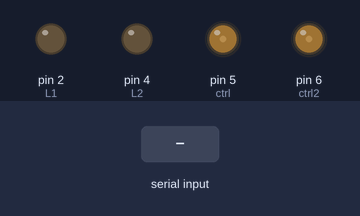
A sketch run on a simulated Arduino Uno, built with avr-gcc and run on an emulated ATmega328P. Shown: output pins drawn as LEDs (lit = HIGH). The test bench sets the inputs (shaded band). Pins used as bus, display or sensor lines are not drawn.

Above: at 1.2 s.
1.3 s: "8" received over Serial
At 2.1 s:
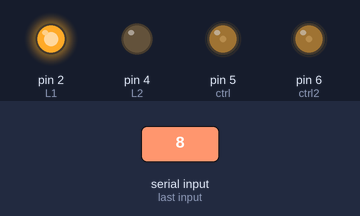
2.8 s: "4" received over Serial
At 3.3 s:
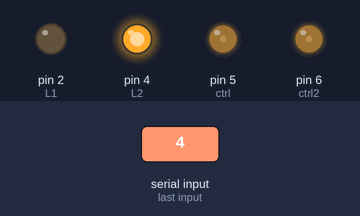
4.3 s: "7" received over Serial
At 5.5 s:
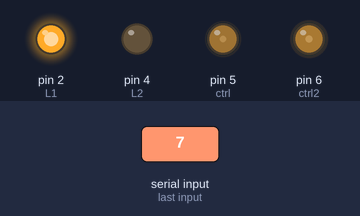
5.8 s: "9" received over Serial
At 6.7 s:
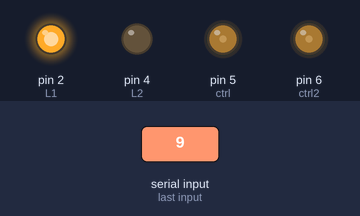
7.3 s: "6" received over Serial
At 7.9 s:
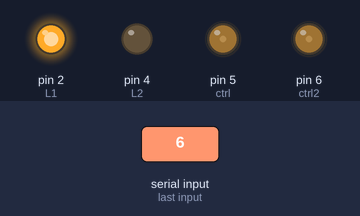
8.8 s: "5" received over Serial
At 10.2 s:
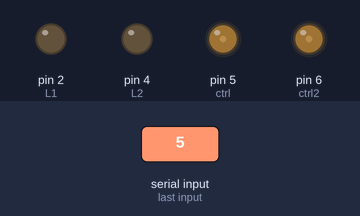
Timing chart, 0 to 11.3 s (numbered marks = the images above; inputs shaded):
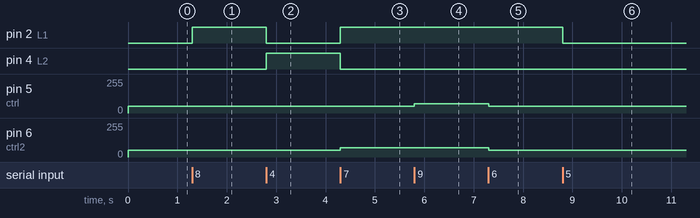

Measured:
- after the input at 1.3 s, pin 2 (L1): LOW → HIGH at once
- after the input at 2.8 s, pin 2 (L1): HIGH → LOW at once; pin 4 (L2): LOW → HIGH at once
- after the input at 4.3 s, pin 2 (L1): LOW → HIGH at once; pin 4 (L2): HIGH → LOW at once; pin 6 (ctrl2): 50/255 → 70/255 at once
- after the input at 5.8 s, pin 5 (ctrl): 50/255 → 70/255 at once
- after the input at 7.3 s, pin 5 (ctrl), pin 6 (ctrl2): 70/255 → 50/255 at once
- after the input at 8.8 s, pin 2 (L1): HIGH → LOW at once

The sketch:

Ball_Follower.ino
```cpp
const int L1 = 2;
const int L2 = 4;
const int R1 = 8;
const int R2 = 7;

const int ctrl = 5;       //PWM FOR LEFT
const int ctrl2= 6;       //PWM FOR RIGHT

int pace=50;         //DEFAULT MOTION SPEED
int pace2=50;        //DEFAULT MOTION SPEED
void setup() {
    Serial.begin(9600);
    pinMode(L1,OUTPUT);
    pinMode(L2,OUTPUT);
    pinMode(R1,OUTPUT);
    pinMode(R2,OUTPUT);
    pinMode(ctrl,OUTPUT);
    pinMode(ctrl2,OUTPUT);

  digitalWrite(L1,LOW);
  digitalWrite(L2,LOW);
  digitalWrite(R1,LOW);
  digitalWrite(R2,LOW);
  analogWrite(ctrl,50);
  analogWrite(ctrl2,50);

}

void loop() {

  if(Serial.available()>0){
    int val = Serial.read();

      if(val=='8')                      //frwd
          updateValue(1,0,1,0);

      else if(val=='6')                 //right turn
          updateValue(1,0,0,1);

      else if(val=='4')                 //left turn
          updateValue(0,1,1,0);

      else if(val=='7')                 //left frwd
          LF();

      else if(val=='9')                 //right frwd
          RF();

      else if(val=='5')                 //STOP
          updateValue(0,0,0,0);


  }
}

void updateValue(int a, int b, int c, int d)
{
  digitalWrite(L1,a);digitalWrite(L2,b);
  digitalWrite(R1,c);digitalWrite(R2,d);
  analogWrite(ctrl,50);
  analogWrite(ctrl2,50);

}
void LF()
{

  digitalWrite(L1,HIGH);digitalWrite(L2,LOW);
  digitalWrite(R1,HIGH);digitalWrite(R2,LOW);

//  analogWrite(ctrl,30);
  analogWrite(ctrl2,70);

}

void RF()
{

  digitalWrite(L1,HIGH);digitalWrite(L2,LOW);
  digitalWrite(R1,HIGH);digitalWrite(R2,LOW);

  analogWrite(ctrl,70);
//  analogWrite(ctrl2,50);
}
```
